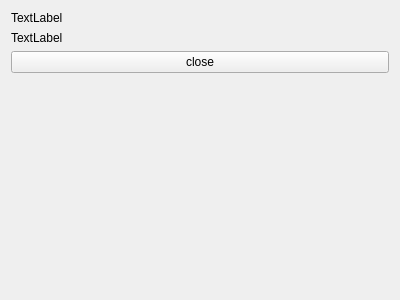
<?xml version="1.0" encoding="UTF-8"?>
<ui version="4.0">
 <class>MainWindow</class>
 <widget class="QMainWindow" name="MainWindow">
  <property name="geometry">
   <rect>
    <x>0</x>
    <y>0</y>
    <width>400</width>
    <height>300</height>
   </rect>
  </property>
  <property name="windowTitle">
   <string>MainWindow</string>
  </property>
  <widget class="QWidget" name="centralWidget">
   <layout class="QVBoxLayout" name="verticalLayout">
    <item>
     <widget class="QLabel" name="encryptedStatus">
      <property name="text">
       <string>TextLabel</string>
      </property>
     </widget>
    </item>
    <item>
     <widget class="QLabel" name="decryptedStatus">
      <property name="text">
       <string>TextLabel</string>
      </property>
     </widget>
    </item>
    <item>
     <widget class="QPushButton" name="closeButton">
      <property name="text">
       <string>close</string>
      </property>
     </widget>
    </item>
    <item>
     <spacer name="verticalSpacer">
      <property name="orientation">
       <enum>Qt::Vertical</enum>
      </property>
      <property name="sizeHint" stdset="0">
       <size>
        <width>20</width>
        <height>211</height>
       </size>
      </property>
     </spacer>
    </item>
   </layout>
  </widget>
 </widget>
 <layoutdefault spacing="6" margin="11"/>
 <resources/>
 <connections/>
</ui>
